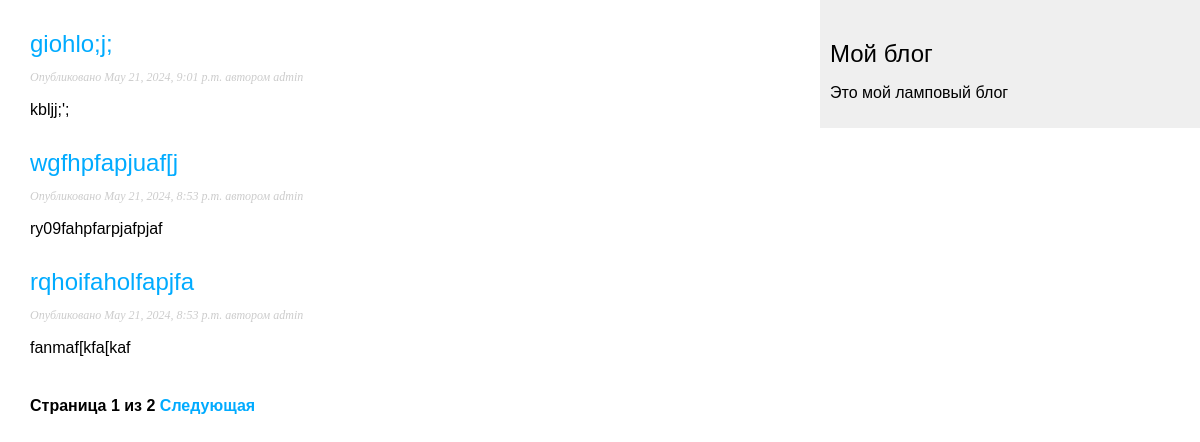
Screenshot of /blog/ with the database file from the repository.
### blog/models.py (models this page shows, shortened)
class Post(models.Model):
    class Status(models.TextChoices):
        DRAFT = 'DF', 'Draft'
        PUBLISHED = 'PB', 'Published'
    title = models.CharField(max_length=200)
    slug = models.SlugField(max_length=200)
    author = models.ForeignKey(User,
                               on_delete=models.CASCADE,
                               related_name='blog_posts')
    body = models.TextField()
    publish = models.DateTimeField(default=timezone.now)
    created = models.DateTimeField(auto_now_add=True)
    updated = models.DateTimeField(auto_now=True)
    status = models.CharField(max_length=2, choices=Status.choices, default=Status.DRAFT)
    objects = models.Manager()
    published = PublishedManager()
    class Meta:
        ordering = ['-publish']
        indexes = [
            models.Index(fields=['-publish'])
        ]

### blog/views.py (the view)
# urls.py: path('', views.PostListView.as_view(), name = 'post_list'),
class PostListView(ListView):
    queryset = Post.published.all()
    context_object_name = 'posts'
    paginate_by = 3
    template_name = 'blog/post/list.html'

### blog/templates/blog/post/list.html (shortened to what this page needs)
{% extends "blog/base.html" %}
{% block content %}
{%for post in posts %}
<h2>
    <a href="{% url 'blog:post_detail' post.id %}">
        {{post.title}}
    </a>
</h2>
<p class = "date">
    Опубликовано {{post.publish}} автором {{post.author}}
</p>
{{ post.body|truncatewords:30|linebreaks}}
{%endfor %}
{% include "pagination.html" with page=page_obj %}
{% endblock %}

### blog/static/css/blog.css (style rules this page uses)
body { margin:0; padding:0; font-family:helvetica, sans-serif; }
a { color:#00abff; text-decoration:none; }
h2 { font-weight:normal; margin:30px 0 0; }
p.date { color:#ccc; font-family: georgia, serif; font-size: 12px; font-style: italic; }

### rows the page displays
Post: title "giohlo;j;", publish "May 21, 2024, 9:01 p.m.", author "admin", body "kbljj;';"
Post: title "wgfhpfapjuaf[j", publish "May 21, 2024, 8:53 p.m.", author "admin", body "ry09fahpfarpjafpjaf"
Post: title "rqhoifaholfapjfa", publish "May 21, 2024, 8:53 p.m.", author "admin", body "fanmaf[kfa[kaf"

### other values shown
{{ page.number }} "1"
{{ page.paginator.num_pages }} "2"
